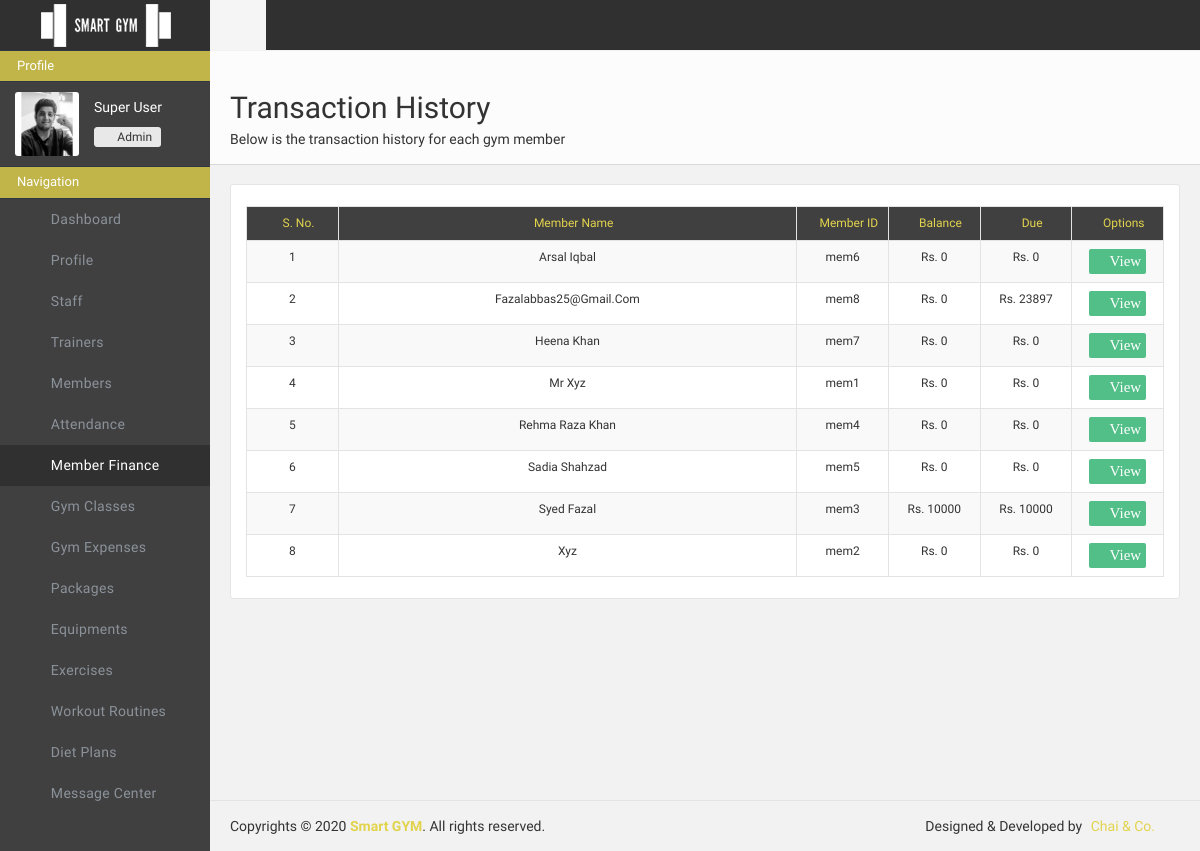
Page /adminportal/paymenthistory/ (signed in) on the earlier database version.
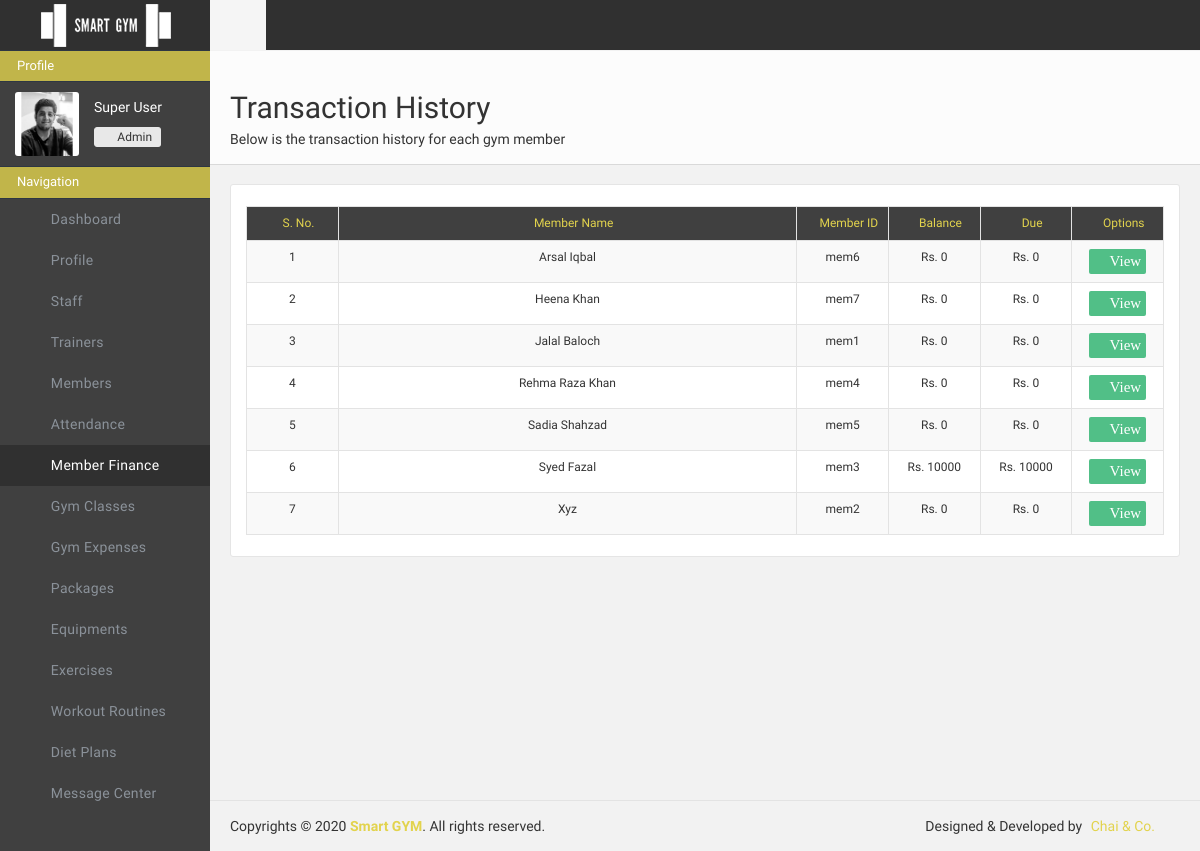
Same page on the later database version.
### adminportal/models.py (models this page shows)
class FinanceData(models.Model):
    finance_id = models.AutoField(primary_key=True)
    finance_member_id = models.CharField(max_length=500, default="")
    finance_member_name = models.CharField(max_length=500, default="")
    finance_desc = models.CharField(max_length=500, default="")
    finance_month = models.CharField(max_length=500, default="")
    finance_year = models.CharField(max_length=500, default="")
    finance_balance = models.IntegerField(default=0)
    finance_due = models.IntegerField(default=0)

### adminportal/views.py (the view)
# urls.py: path('paymenthistory/', views.paymenthistory, name="adminportal-paymenthistory"),
def paymenthistory(request):
    if "userid" in request.session and request.session["userrole"] == "Admin" :
        params={}
        members_count = FinanceData.objects.all().order_by("finance_member_name")
        members = {}
        for member in members_count:
                members[member.finance_member_id] = {"name": member.finance_member_name, "id": member.finance_member_id, "desc": member.finance_desc, "month": member.finance_month, "year": member.finance_year, "due": member.finance_due, "balance": member.finance_balance}
        params["members"] = members
        return render(request, 'adminportal/historypayment.html', params)
    else:
        return redirect('/adminportal/login/')

### adminportal/templates/adminportal/historypayment.html (shortened to what the changed rows need)
{% load static %}
<!doctype html>
<html class="no-js">
    <head>
        <link href="{% static 'adminportal/css/icons.css'%}" rel="stylesheet" />
        <link href="{% static 'adminportal/css/bootstrap.css'%}" rel="stylesheet" />
        <link href="{% static 'adminportal/css/plugins.css'%}" rel="stylesheet" />
        <link href="{% static 'adminportal/css/main.css'%}" rel="stylesheet" />
        <link href="{% static 'adminportal/css/custom.css'%}" rel="stylesheet" />
    </head>
    <body>
        <div id="wrapper">
            <div class="page-content sidebar-page right-sidebar-page clearfix">
                <div class="page-content-wrapper">
                    <div class="page-content-inner">
                        <div id="page-header" class="clearfix">
                            <div class="page-header">
                                <h2>Transaction History</h2>
                            </div>
                        </div>
                        <div class="row" style="margin-bottom: 100px;">
                            <div class="col-lg-12">
                                <div class="panel panel-default plain panelRefresh">
                                    <div class="panel-body">
                                        <table id="basic-datatables" class="table table-striped table-bordered" cellspacing="0" width="100%">
                                            <thead >
                                                <tr style="background-color: #404040; color: #e2d34d;">
                                                    <th title="S. No." style="font-size: 12px; text-align: center; width: 10%"><i class="fa fa-sort-numeric-asc"> </i> S. No.</th>
                                                    <th title="name" style="font-size: 12px; text-align: center;"><i class="fa fa-user"> </i> Member Name</th>
                                                    <th title="member id" style="font-size: 12px; text-align: center; width: 10%;"><i class="l-basic-postcard-multiple"> </i> Member ID</th>
                                                    <th title="balance" style="font-size: 12px; text-align: center; width:10%"><i class="fa fa-list-ol"> </i> Balance</th>
                                                    <th title="due" style="font-size: 12px; text-align: center; width: 10%;"><i class="fa fa-dollar"> </i> Due</th>
                                                    <th title="options" class="tableedit" style=" font-size: 12px; text-align: center; width: 10%;"><i class="l-software-pathfinder-subtract"> </i> Options</th>
                                                </tr>
                                            </thead>
                                            <tbody>
                                                {% for member in members.values %}
                                                <tr>
                                                    <td>{{forloop.counter}}</td>
                                                    <td>{{member.name}}</td>
                                                    <td>{{member.id}}</td>
                                                    <td>Rs. {{member.balance}}</td>
                                                    <td>Rs. {{member.due}}</td>
                                                    <td>
                                                        <a title="view" style="text-decoration: none;" href="/adminportal/paymenthistoryview/{{member.id}}"><i class="fa fa-eye" id="tablebtns" style="background-color: #51bf87; color: white; padding: 5px; font-size: 15px; " data-toggle="modal" data-target=""> View</i></a>
                                                    </td>
                                                </tr>
                                                {% endfor %}
                                            </tbody>
                                        </table>
                            </div>
                                </div>
                            </div>
                            </div>
                    </div>
                </div>
            </div>
        </div>
    </body>
</html>

Differences in the rows shown:
removed FinanceData: name "Fazalabbas25@Gmail.Com", id "mem8"
Other differences:
new list line: "3 Rs. 0 Rs. 0 View"
new list line: "Jalal Baloch mem1"
list line gone: "2 Rs. 0 Rs. 23897 View"
list line gone: "4 Rs. 0 Rs. 0 View"
list line gone: "Mr Xyz mem1"
